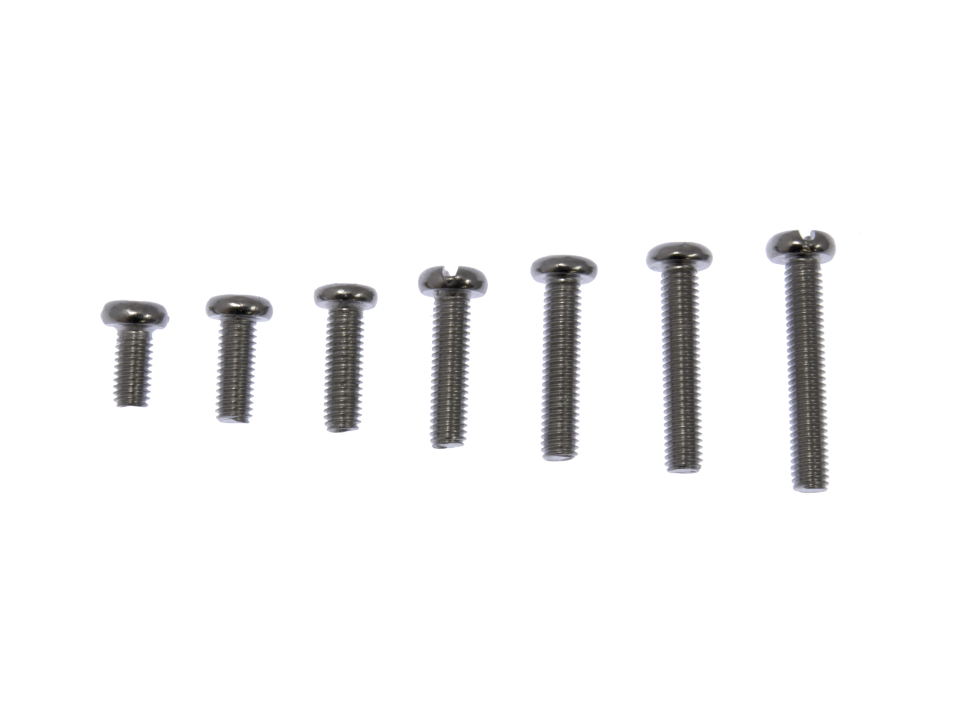
#> input picture CV/screw1.jpg, 3811 x 2858 px (shown at 1/4 size)
$ python HoughP.py
#> lines starting #> are read from the running program, lines starting #| are printed output that depends on the picture; after the words box and inside, x2 and y2 are one past the last pixel; in counts of white or black regions, pixels touching at a corner belong together
import cv2
import numpy as np
from matplotlib import pyplot as plt
img = cv2.imread('screw1.jpg')
#> img is the input picture: shape (2858, 3811, 3); mean B, G, R 244.4, 244.2, 244.4

gray = cv2.cvtColor(img,cv2.COLOR_BGR2GRAY)


blur  =  cv2.blur(gray,(25,25))
median = cv2.medianBlur(gray, 25)
edges = cv2.Canny(median,75,255)
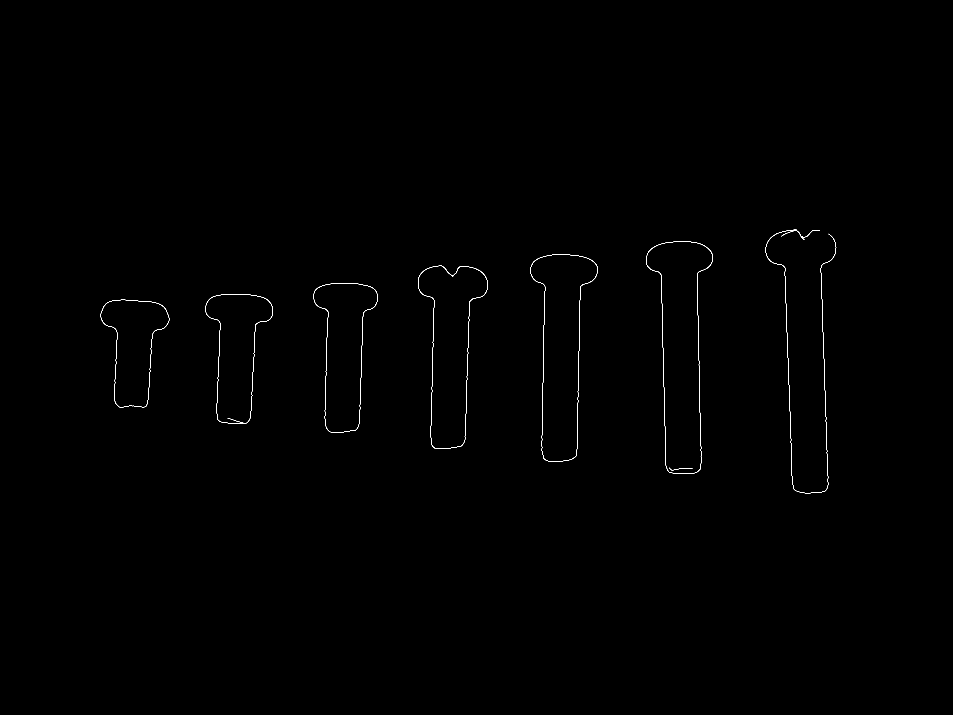
#> edges: shape (2858, 3811) (shown at 1/4 size); 0.13% white in thin lines or dots, all inside (x1, y1, x2, y2) = (402, 919, 3345, 1973)
edges = cv2.dilate(edges, None, iterations=5)
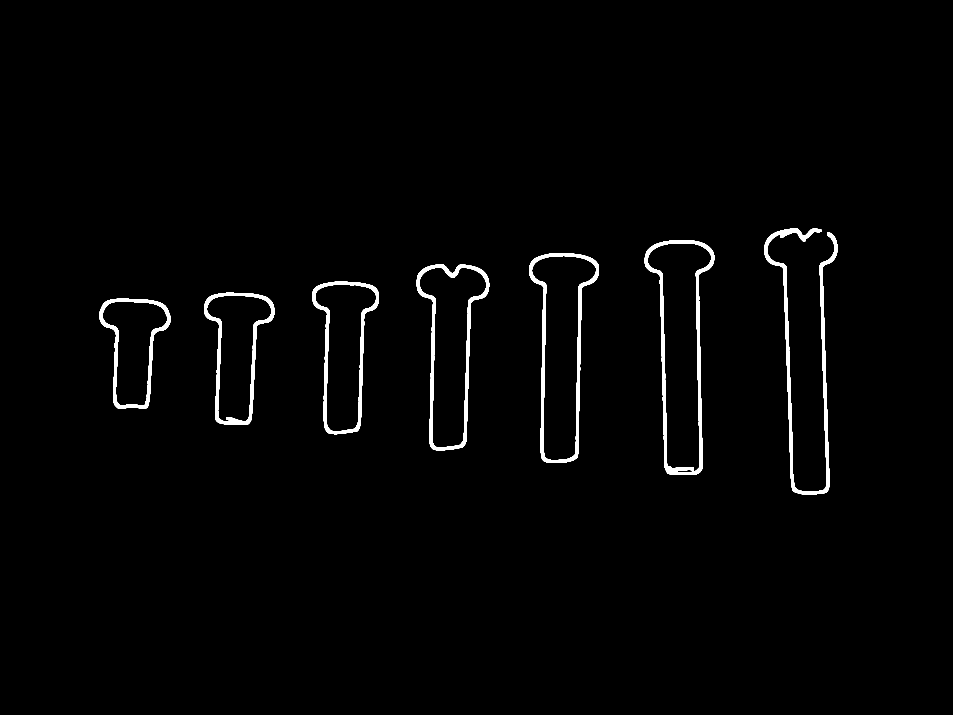
#> edges: shape (2858, 3811) (shown at 1/4 size); 1.5% white; 7 white regions, largest, box (x1, y1, x2, y2) and area: (3057, 914, 3350, 1978) 31168, (2579, 962, 2857, 1900) 28143, (2117, 1013, 2396, 1851) 24566
edges = cv2.erode(edges, None, iterations=5)
lines = cv2.HoughLines(edges,1,np.pi/180,100)
#> lines = 30 rows, first 8: [-3243, 3.11], [2198, 0.0175], [-3100, 3.11], [2339, 0.0175], [1919, 0.0349], [-2770, 3.12], [1495, 0.0349], [1088, 0.0524]
#Plines
minLineLength = 100
maxLineGap = 10
Plines = cv2.HoughLinesP(edges,rho = 1,theta = 1*np.pi/180,threshold = 50,minLineLength = 100,maxLineGap = 100)
#> Plines = 73 rows, first 6: [3139, 1069, 3169, 1927], [3282, 1076, 3312, 1937], [2167, 1800, 2178, 1141], [2308, 1796, 2317, 1302], [2788, 1096, 2796, 1515], [1436, 1696, 1452, 1254]
#Plines
hough = backtorgb = cv2.cvtColor(edges,cv2.COLOR_GRAY2RGB)
for line in lines:
    for rho,theta in line:
        a = np.cos(theta)
        b = np.sin(theta)
        x0 = a*rho
        y0 = b*rho
        x1 = int(x0 + 1000*(-b))
        y1 = int(y0 + 1000*(a))
        x2 = int(x0 - 1000*(-b))
        y2 = int(y0 - 1000*(a))
#> this loop made 30 passes
#> line on passes 1 to 12: [[-3243, 3.11]], [[2198, 0.0175]], [[-3100, 3.11]], [[2339, 0.0175]], [[1919, 0.0349]], [[-2770, 3.12]], [[1495, 0.0349]], [[1088, 0.0524]], [[1755, 0.0175]], [[1355, 0.0349]], [[925, 0.0349]], [[-2627, 3.12]]
        #cv2.line(hough,(x1,y1),(x2,y2),(0,0,255),2)
for Pline in Plines:
    for x1,y1,x2,y2 in Pline:
        cv2.line(hough,(x1,y1),(x2,y2),(0,255,0),2)
        pass
#> this loop made 73 passes
#> Pline on passes 1 to 12: [[3139, 1069, 3169, 1927]], [[3282, 1076, 3312, 1937]], [[2167, 1800, 2178, 1141]], [[2308, 1796, 2317, 1302]], [[2788, 1096, 2796, 1515]], [[1436, 1696, 1452, 1254]], [[1859, 1762, 1879, 1205]], [[2789, 1093, 2800, 1697]], [[2314, 1485, 2320, 1149]], [[1300, 1593, 1312, 1246]], [[1727, 1597, 1734, 1196]], [[3284, 1065, 3296, 1435]]

plt.subplot(221),plt.imshow(median, cmap='gray'),plt.title('median')
plt.xticks([]), plt.yticks([])


plt.subplot(222),plt.imshow(edges, cmap='gray'),plt.title('Edges')
plt.xticks([]), plt.yticks([])


#plt.subplot(223),plt.imshow(cv2.cvtColor(hough, cv2.COLOR_BGR2RGB)),plt.title('hough')
plt.subplot(223),plt.imshow(hough, cmap='gray'),plt.title('Hough')
plt.xticks([]), plt.yticks([])
plt.show()
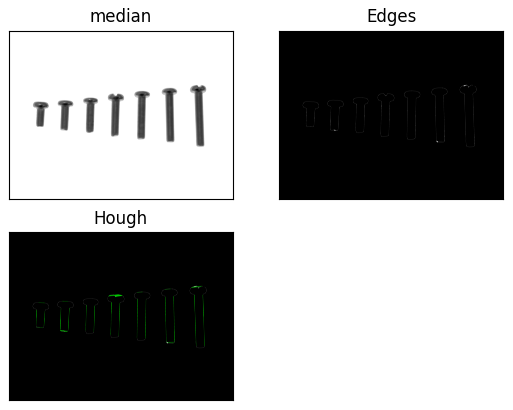
#> figure drawn by matplotlib, 3 panels

$ run again, with CV/screw2.jpg copied over CV/screw1.jpg
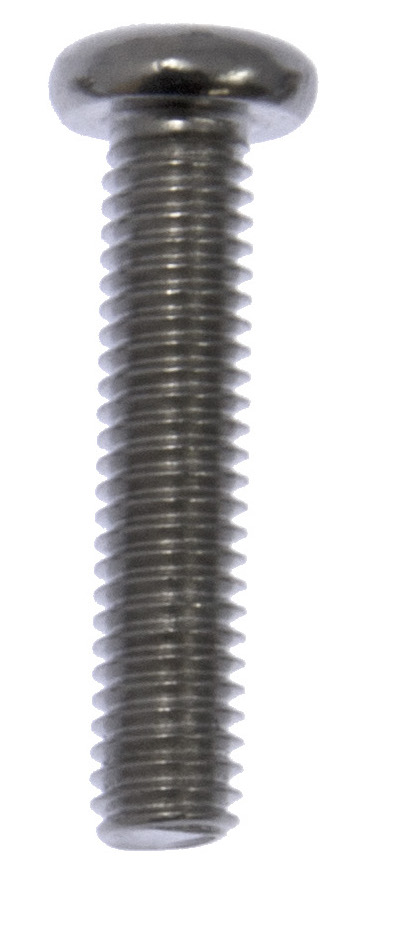
#> input picture CV/screw2.jpg, 405 x 941 px
#> img is the input picture: shape (941, 405, 3); mean B, G, R 206.1, 205.4, 206.2
#> `edges = cv2.dilate(edges, None, iterations=5)`:
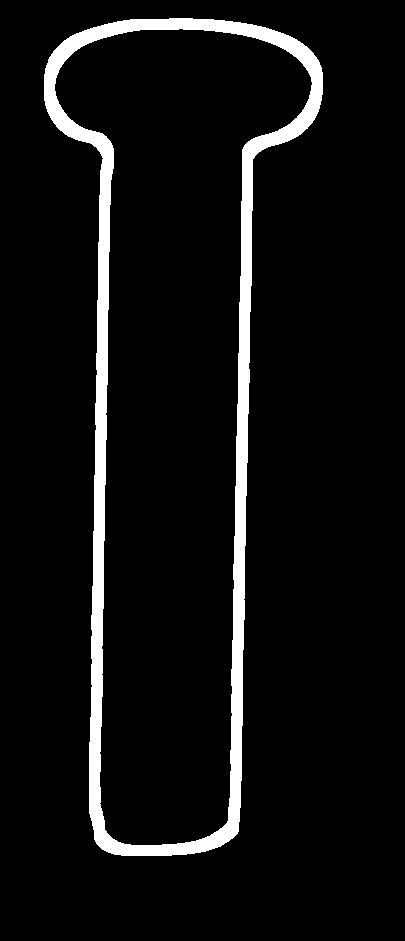
#> edges: shape (941, 405); 6.4% white; 1 white region, box (x1, y1, x2, y2) and area: (44, 18, 323, 856) 24550
#> lines = [[108, 0.0175], [249, 0.0175]]
#> Plines = [[94, 808, 105, 146], [235, 802, 247, 154], [94, 775, 104, 200], [234, 816, 240, 491], [243, 408, 248, 152]]
#> the loop `for line in lines:` made 2 passes
#> the loop `for Pline in Plines:` made 5 passes
#> after the loop `for Pline in Plines:`:
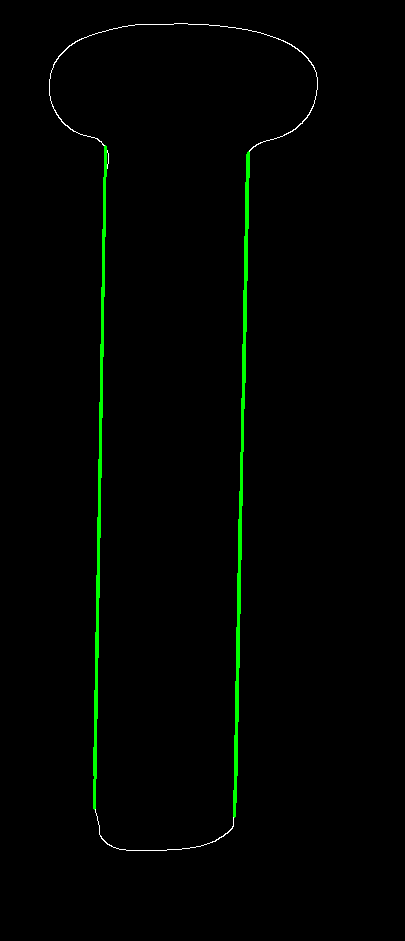
#> hough: shape (941, 405, 3); mean B, G, R 0.5, 3.6, 0.5

$ run again, with CV/Sudoku.png saved as CV/screw1.jpg
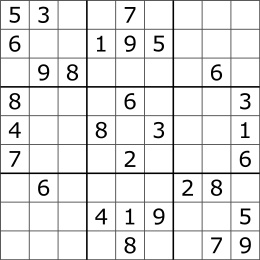
#> input picture CV/Sudoku.png, 260 x 260 px
#> img is the input picture: shape (260, 260, 3); min 0, max 255, mean 231.3
#> `edges = cv2.erode(edges, None, iterations=5)`:
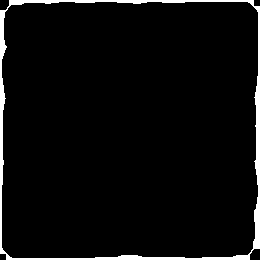
#> edges: shape (260, 260); 4.5% white; 1 white region, box (x1, y1, x2, y2) and area: (0, 0, 260, 260) 3075
#> lines = 15 rows, first 8: [0, 1.57], [0, 0], [258, 1.57], [258, 0], [4, 0.0175], [260, 1.55], [3, 1.55], [-255, 3.12]
#> Plines = 15 rows, first 6: [0, 253, 0, 10], [255, 248, 259, 6], [6, 259, 249, 259], [6, 258, 249, 258], [9, 0, 253, 0], [9, 1, 253, 1]
#> the loop `for line in lines:` made 15 passes
#> the loop `for Pline in Plines:` made 15 passes
#> after the loop `for Pline in Plines:`:
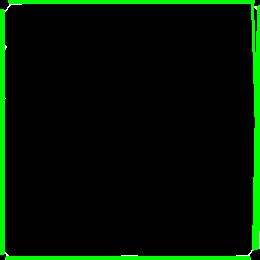
#> hough: shape (260, 260, 3); mean B, G, R 0.4, 18.5, 0.4
